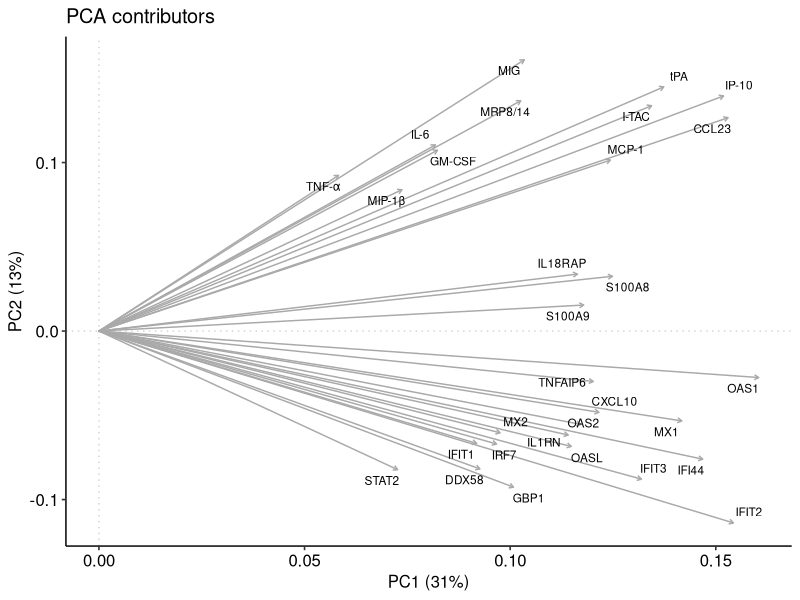
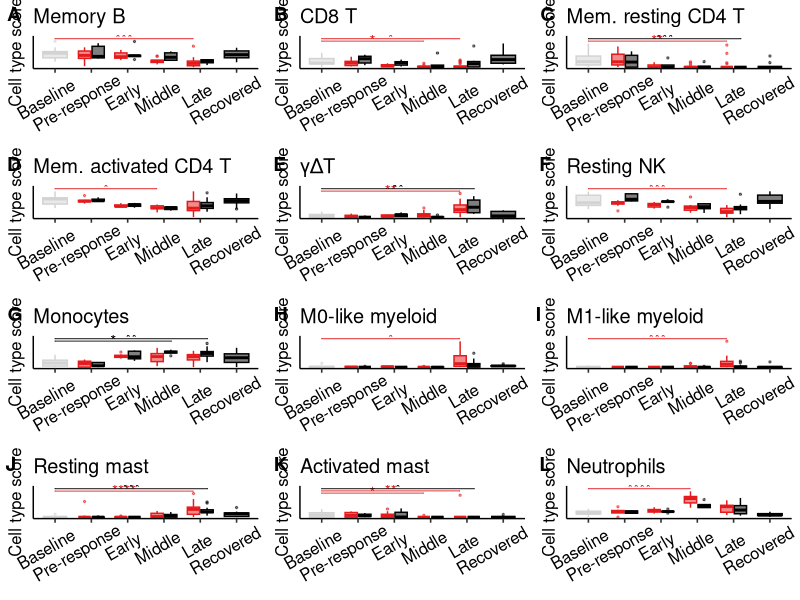
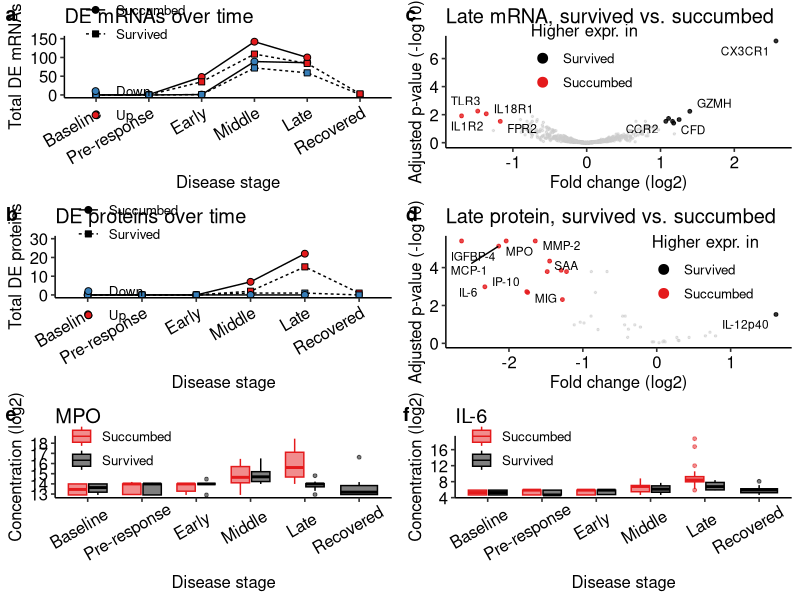
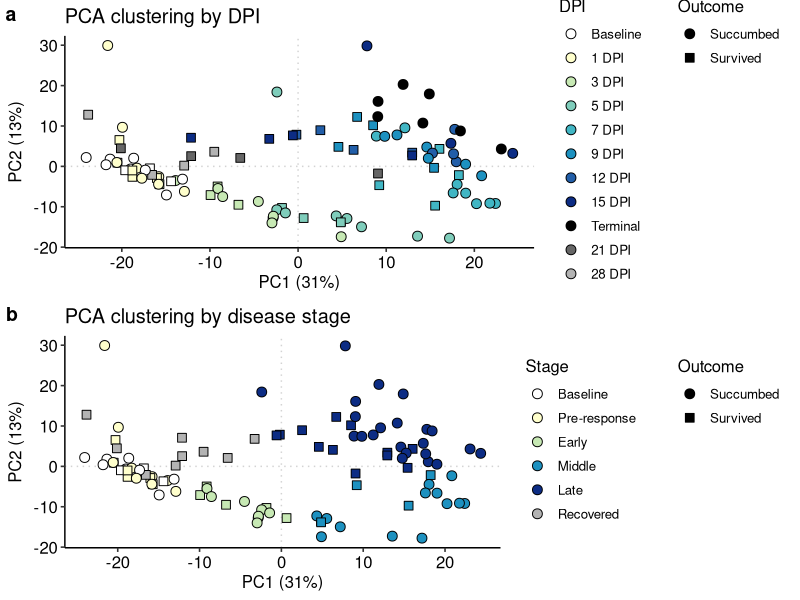
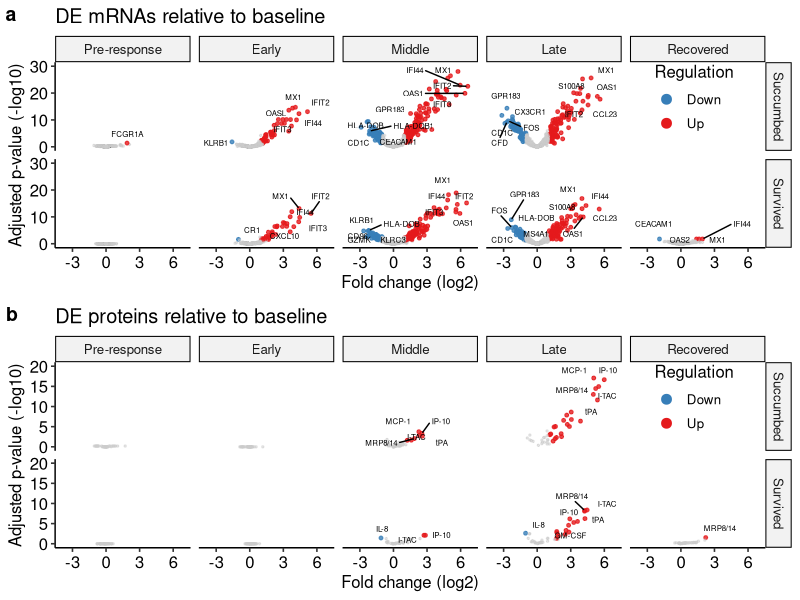

Generate these figures, in order, with R:
#!/usr/bin/env Rscript

## setup -----------------------------------------------------------------------
rm(list=ls(all.names=TRUE))
suppressPackageStartupMessages(library(tidyverse))
suppressPackageStartupMessages(library(edgeR))
theme_set(ggpubr::theme_pubr() +
            theme(legend.position="right",
                  legend.background=element_blank()))

# helper variables
outcome.shapes <- c(Succumbed=21, Survived=22)
outcome.cols <- c(Succumbed="#e41a1c", Survived="black")
daterange.cols <- c("Baseline"="white", 
                    "1 DPI"="#ffffcc",
                    "3 DPI"="#c7e9b4",
                    "5 DPI"="#7fcdbb",
                    "7 DPI"="#41b6c4",
                    "9 DPI"="#1d91c0",
                    "12 DPI"="#225ea8",
                    "15 DPI"="#0c2c84",
                    "Terminal"="black",
                    "21 DPI"="grey40",
                    "28 DPI"="grey70")
stage.cols <- c("Baseline"="white",
                "Pre-response"="#ffffcc",
                "Early"="#c7e9b4",
                "Middle"="#1d91c0",
                "Late"="#0c2c84",
                "Recovered"="grey70")
regulation.cols <- c(Up="#e41a1c", Down="#377eb8")
sample.days <- c(0, 1, 3, 5, 7, 9, 12, 15, 21, 28)

# figure lists
fig.main <- list()
fig.sup1 <- list()
fig.sup2 <- list()

# helper functions
get.results <- function(coef, diffexpr, psig=0.05, fsig=1) {
  # get results and loosely format
  rmat <- topTable(de, coef=coef, number=Inf, sort.by="logFC") %>%
          rownames_to_column("Gene") %>%
          mutate(coef=coef,
                 psig=(adj.P.Val < psig),
                 fsig=(abs(logFC) > fsig),
                 Significant=(psig & fsig)) %>%
          rename(lfc=logFC, padj=adj.P.Val) %>%
          select(Gene, lfc, padj, Significant, coef)
  # make a "regulation" column
  rmat$Regulation <- "None"
  rmat$Regulation[rmat$Significant & rmat$lfc > 0] <- "Up"
  rmat$Regulation[rmat$Significant & rmat$lfc < 0] <- "Down"
  # return the formatted data.frame
  return(rmat)
}

## inputs ----------------------------------------------------------------------
# metadata
meta <- readxl::read_excel("data.xlsx", "animals") # individual NHP info
meta <- readxl::read_excel("data.xlsx", "nanostring.samples") %>%
        left_join(meta, by="NHP") %>%
        mutate(Daterange=factor(Daterange, levels=names(daterange.cols)),
               Stage=factor(Stage, levels=names(stage.cols)),
               NHP=factor(NHP, levels=paste0("CYNO2-", 1:12)))

# mRNA counts (Nanostring)
mrna <- readxl::read_excel("data.xlsx", "nanostring.thresholded") %>%
        as.data.frame() %>%
        # remove spike-in probes
        filter(!str_detect(Gene, "^POS|NEG")) %>%
        column_to_rownames("Gene") %>%
        as.matrix()

# protein concentration (LEGENDplex)
prot <- readxl::read_excel("data.xlsx", "legendplex.concentration") %>%
        reshape2::melt(id.vars="ID", 
                       variable.name="Analyte", 
                       value.name="Concentration") %>%
        group_by(Analyte, ID) %>%
        summarise(Concentration=mean(Concentration),
                  .groups="drop") 
# update protein IDs to align with mRNA IDs
prot <- readxl::read_excel("data.xlsx", "legendplex.samples") %>%
        select(ID, NHP, DPI) %>%
        left_join(rename(meta, NewID=ID), by=c("NHP", "DPI")) %>%
        select(ID, NewID) %>%
        # add in concentration data
        left_join(prot, by="ID") %>%
        # pivot to wide format and use new IDs for column names
        reshape2::dcast(Analyte ~ NewID, value.var="Concentration") %>%
        column_to_rownames("Analyte") %>%
        as.matrix()

# add LP batch info to metadata
meta <- readxl::read_excel("data.xlsx", "legendplex.samples") %>%
        select(NHP, DPI, Batch) %>%
        left_join(meta, by=c("NHP", "DPI")) %>%
        arrange(ID)

# align rows and columns
meta <- filter(meta, ID %in% colnames(mrna), ID %in% colnames(prot))
mrna <- mrna[, meta$ID]
prot <- prot[, meta$ID]

# format mRNA counts
mrna <- mrna %>%
        DGEList() %>%
        normLibSizes()

# save non-log CPM for CIBERSORTx
mrna %>%
  cpm(log=FALSE) %>%
  as.data.frame() %>%
  rownames_to_column("Gene") %>%
  write.table("analysis/cibersort-input.tsv", sep="\t", row.names=FALSE)

## clustering with PCA ---------------------------------------------------------
# build model for LP batch correction
pca <- model.matrix(~0 + Stage, data=meta)

# remove LP batch effect, then combine to logCPM, then run PCA
pca <- prot %>%
        log2() %>%
        removeBatchEffect(batch=meta$Batch, design=pca) %>%
        rbind(cpm(mrna, log=TRUE)) %>%
        t() %>%
        prcomp()
# get PC contributions
pcs <- summary(pca)$importance["Proportion of Variance", 1:2]
pcs <- paste0(names(pcs), " (", round(100*pcs), "%)")
# get contributions
contribs <- pca$rotation %>%
            as.data.frame() %>%
            rownames_to_column("Gene") %>%
            select(Gene, PC1, PC2)
# plot PCA by DPI
pca <- pca$x %>%
        as.data.frame() %>%
        rownames_to_column("ID") %>%
        select(ID, PC1, PC2) %>%
        left_join(meta, by="ID")
fig.sup1$a <- pca %>%
              ggplot(aes(PC1, PC2)) +
              geom_hline(yintercept=0, linetype=3, col="lightgrey") +
              geom_vline(xintercept=0, linetype=3, col="lightgrey") +
              geom_point(aes(shape=Outcome, fill=Daterange), size=3) +
              scale_shape_manual(values=outcome.shapes) +
              scale_fill_manual(values=daterange.cols) +
              labs(x=pcs[1], y=pcs[2], title="PCA clustering by DPI") +
              guides(shape=guide_legend(override.aes=list(fill="black")),
                     fill=guide_legend("DPI", override.aes=list(pch=21), 
                                       order=1)) +
              theme(legend.box="horizontal")
# plot PCA by stage
fig.sup1$b <- pca %>%
              ggplot(aes(PC1, PC2)) +
              geom_hline(yintercept=0, linetype=3, col="lightgrey") +
              geom_vline(xintercept=0, linetype=3, col="lightgrey") +
              geom_point(aes(shape=Outcome, fill=Stage), size=3) +
              scale_shape_manual(values=outcome.shapes) +
              scale_fill_manual(values=stage.cols) +
              labs(x=pcs[1], y=pcs[2], title="PCA clustering by disease stage") +
              guides(shape=guide_legend(override.aes=list(fill="black")),
                     fill=guide_legend("Stage", override.aes=list(pch=21), 
                                       order=1)) +
              theme(legend.box="horizontal")
# plot the top 30 contributors by calculating hypoteneuse/magnitude
contribs %>%
  mutate(Magnitude=sqrt(PC1^2 + PC2^2)) %>%
  slice_max(n=30, order_by=Magnitude, with_ties=FALSE) %>%
  ggplot() +
  geom_vline(xintercept=0, linetype=3, col="lightgrey") +
  geom_hline(yintercept=0, linetype=3, col="lightgrey") +
  geom_segment(aes(x=0, y=0, xend=PC1, yend=PC2), col="darkgrey",
               arrow=arrow(length=unit(0.05, "in"))) +
  ggrepel::geom_text_repel(aes(PC1, PC2, label=Gene), 
                           size=3, col="black") +
  labs(x=pcs[1], y=pcs[2], title="PCA contributors")

# samples per stage for comparison
meta %>%
  group_by(Outcome, Stage) %>%
  summarise(Samples=n(),
            .groups="drop")

# clean up
rm(contribs, pca, pcs)

## differential expression analyses --------------------------------------------
# running the same comparisons for both mRNA and protein
grps <- interaction(meta$Outcome, meta$Stage) %>%
        droplevels()
grps <- factor(str_remove(grps, "-"), 
        levels=str_remove(levels(grps), "-"))
# using all pre-infection baseline to increase N
ctrs <- c(#1. survived over time
          "Survived.Preresponse-(Survived.Baseline+Succumbed.Baseline)/2",
          "Survived.Early-(Survived.Baseline+Succumbed.Baseline)/2",
          "Survived.Middle-(Survived.Baseline+Succumbed.Baseline)/2",
          "Survived.Late-(Survived.Baseline+Succumbed.Baseline)/2",
          "Survived.Recovered-(Survived.Baseline+Succumbed.Baseline)/2",
          #2. succumbed over time
          "Succumbed.Preresponse-(Survived.Baseline+Succumbed.Baseline)/2",
          "Succumbed.Early-(Survived.Baseline+Succumbed.Baseline)/2",
          "Succumbed.Middle-(Survived.Baseline+Succumbed.Baseline)/2",
          "Succumbed.Late-(Survived.Baseline+Succumbed.Baseline)/2",
          #3. survived vs. succumbed
          "Survived.Baseline-Succumbed.Baseline",
          "Survived.Preresponse-Succumbed.Preresponse",
          "Survived.Early-Succumbed.Early",
          "Survived.Middle-Succumbed.Middle",
          "Survived.Late-Succumbed.Late")

# mRNA: build model matrix; no batch effects here
modmat <- model.matrix(~0 + grps)
# format column names so they're human readable
colnames(modmat) <- str_remove(colnames(modmat), "^grps")
# run limma pipeline
de <- mrna %>%
      voom(modmat) %>%
      lmFit(modmat) %>%
      contrasts.fit(makeContrasts(contrasts=ctrs, levels=levels(grps))) %>%
      eBayes(robust=TRUE)
# get DE tables for each comparison over time (comps. to 0 DPI)
ns.res <- list()
ns.res$time <- colnames(de)[1:9] %>%
               lapply(get.results, diffexpr=de) %>%
               do.call(rbind, .) %>%
                # format outcome and daterange as factors
                mutate(Outcome=str_extract(coef, "^[^\\.]+"),
                       Group=str_extract(coef, "(?<=\\.)[^- ]+"),
                       Group=if_else(Group=="Preresponse", 
                                     "Pre-response", 
                                     Group),
                       Group=factor(Group, levels=names(stage.cols))) %>%
                select(Gene, Outcome, Group, Regulation,
                       lfc, padj, Significant)
write.csv(ns.res$time, "analysis/nanostring-timepoint.csv", row.names=FALSE)
# repeat for comparison between outcome at each time point
ns.res$outcome <- colnames(de)[c(10:14)] %>%
                  lapply(get.results, diffexpr=de) %>%
                  do.call(rbind, .) %>%
                  # change regulation to "higher expr in surv/succ"
                  # and format daterange
                  mutate(Regulation=factor(Regulation, 
                                           levels=c("Up", "None", "Down"),
                                           labels=c("Survived", "None", "Succumbed")),
                         Group=str_extract(coef, "(?<=\\.)[^ -]+"),
                         Group=if_else(Group=="Preresponse", 
                                       "Pre-response", 
                                       Group),
                         Group=factor(Group, levels=names(stage.cols))) %>%
                  select(Gene, Group, Regulation, lfc, padj, Significant)
write.csv(ns.res$outcome, "analysis/nanostring-outcome.csv", row.names=FALSE)
rm(modmat, de)

# LEGENDplex: build model matrix accounting for batch effect
modmat <- model.matrix(~0 + grps + meta$Batch)
# format column names so they're human readable
colnames(modmat) <- colnames(modmat) %>%
                    str_remove("^grps") %>%
                    str_remove("^meta\\$")
# run limma pipeline
de <- prot %>%
      log2() %>%
      lmFit(modmat) %>%
      contrasts.fit(makeContrasts(contrasts=ctrs, levels=colnames(modmat))) %>%
      eBayes(robust=TRUE)
# get DE tables for each comparison over time (comps. to 0 DPI)
lp.res <- list()
lp.res$time <- colnames(de)[1:9] %>%
                lapply(get.results, diffexpr=de) %>%
                do.call(rbind, .) %>%
                # format outcome and daterange as factors
                mutate(Outcome=str_extract(coef, "^[^\\.]+"),
                       Group=str_extract(coef, "(?<=\\.)[^ -]+"),
                       Group=if_else(Group=="Preresponse", 
                                     "Pre-response", 
                                     Group),
                       Group=factor(Group, levels=names(stage.cols))) %>%
                select(Gene, Outcome, Group, Regulation,
                       lfc, padj, Significant)
write.csv(lp.res$time, "analysis/legendplex-timepoint.csv", row.names=FALSE)
# repeat for comparison between outcome at each time point
lp.res$outcome <- colnames(de)[c(10:14)] %>%
                  lapply(get.results, diffexpr=de) %>%
                  do.call(rbind, .) %>%
                  # change regulation to "higher expr in surv/succ"
                  # and format daterange
                  mutate(Regulation=factor(Regulation, 
                                           levels=c("Up", "None", "Down"),
                                           labels=c("Survived", "None", "Succumbed")),
                         Group=str_extract(coef, "(?<=\\.)[^ -]+"),
                         Group=if_else(Group=="Preresponse", 
                                       "Pre-response", 
                                       Group),
                         Group=factor(Group, levels=names(stage.cols))) %>%
                  select(Gene, Group, Regulation, lfc, padj, Significant)
write.csv(lp.res$outcome, "analysis/legendplex-outcome.csv", row.names=FALSE)
rm(modmat, de, grps, ctrs)

## plot DEGs -------------------------------------------------------------------
# total DEGs over time
# first, generate our groups
x <- expand.grid(Group=names(stage.cols),
                 Outcome=names(outcome.cols),
                 Regulation=names(regulation.cols)) %>%
      filter(!(Outcome=="Succumbed" & Group=="Recovered"))
# Nanostring
fig.main$a <- ns.res$time %>%
              filter(Significant) %>%
              group_by(Outcome, Group, Regulation) %>%
              summarise(Genes=n(),
                        .groups="drop") %>%
              full_join(x, by=c("Outcome", "Group", "Regulation")) %>%
              replace_na(list(Genes=0)) %>%
              ggplot(aes(Group, Genes)) +
              geom_line(aes(linetype=Outcome, 
                            group=interaction(Outcome, Regulation))) +
              geom_point(aes(shape=Outcome, fill=Regulation), size=2) +
              scale_shape_manual(NULL, values=outcome.shapes) +
              scale_fill_manual(NULL, values=regulation.cols) +
              scale_y_continuous("Total DE mRNAs", limits=c(NA, 150)) +
              guides(shape=guide_legend(override.aes=list(fill="black"),
                                        order=1),
                     linetype=guide_legend(title=NULL, order=1),
                     fill=guide_legend(override.aes=list(pch=21))) +
              labs(x="Disease stage", title="DE mRNAs over time") +
              theme(axis.text.x=element_text(angle=30, hjust=1),
                    legend.position=c(0.22, 0.57))
# LEGENDplex
fig.main$b <- lp.res$time %>%
              filter(Significant) %>%
              group_by(Outcome, Group, Regulation) %>%
              summarise(Genes=n(),
                        .groups="drop") %>%
              full_join(x, by=c("Outcome", "Group", "Regulation")) %>%
              replace_na(list(Genes=0)) %>%
              ggplot(aes(Group, Genes)) +
              geom_line(aes(linetype=Outcome, 
                            group=interaction(Outcome, Regulation))) +
              geom_point(aes(shape=Outcome, fill=Regulation), size=2) +
              scale_shape_manual(NULL, values=outcome.shapes) +
              scale_fill_manual(NULL, values=regulation.cols) +
              scale_y_continuous("Total DE proteins", limits=c(NA, 30)) +
              guides(shape=guide_legend(override.aes=list(fill="black"), 
                                        order=1),
                     linetype=guide_legend(title=NULL, order=1),
                     fill=guide_legend(override.aes=list(pch=21))) +
              labs(x="Disease stage", title="DE proteins over time") +
              theme(axis.text.x=element_text(angle=30, hjust=1),
                    legend.position=c(0.22, 0.57))
rm(x)

# volcano nanostring
topgenes <- ns.res$time %>%
            filter(Significant) %>%
            group_by(Regulation, Group, Outcome) %>%
            top_n(n=5, wt=abs(lfc)) %>%
            ungroup()
fig.sup2$a <- ns.res$time %>%
              ggplot(aes(lfc, -log10(padj))) +
              geom_point(aes(col=Regulation, alpha=Significant, size=Regulation)) +
              scale_size_manual(values=c(Up=1, Down=1), na.value=0.5) +
              scale_alpha_manual(values=c("TRUE"=0.8, "FALSE"=0.5)) +
              scale_color_manual(values=regulation.cols, na.value="grey80") + 
              ggrepel::geom_text_repel(data=topgenes, aes(label=Gene), size=2) +
              scale_x_continuous("Fold change (log2)", limits=c(-4, 7), 
                                 breaks=c(-3, 0, 3, 6)) +
              scale_y_continuous("Adjusted p-value (-log10)", limits=c(0, 30)) +
              facet_grid(Outcome~Group) +
              labs(title="DE mRNAs relative to baseline") +
              guides(alpha="none",
                     color=guide_legend(override.aes=list(size=3))) +
              theme(legend.position=c(0.9, 0.8))
# volcano legendplex
topgenes <- lp.res$time %>%
            filter(Significant) %>%
            group_by(Regulation, Group, Outcome) %>%
            top_n(n=5, wt=abs(lfc)) %>%
            ungroup()
fig.sup2$b <- lp.res$time %>%
              ggplot(aes(lfc, -log10(padj))) +
              geom_point(aes(col=Regulation, alpha=Significant, size=Regulation)) +
              scale_size_manual(values=c(Up=1, Down=1), na.value=0.5) +
              scale_alpha_manual(values=c("TRUE"=0.8, "FALSE"=0.5)) +
              scale_color_manual(values=regulation.cols, na.value="grey80") + 
              ggrepel::geom_text_repel(data=topgenes, aes(label=Gene), size=2) +
              scale_x_continuous("Fold change (log2)", limits=c(-4, 7), 
                                 breaks=c(-3, 0, 3, 6)) +
              scale_y_continuous("Adjusted p-value (-log10)", limits=c(0, 20)) +
              facet_grid(Outcome~Group) +
              labs(title="DE proteins relative to baseline") +
              guides(alpha="none",
                     color=guide_legend(override.aes=list(size=3))) +
              theme(legend.position=c(0.9, 0.8))

# outcome volcano: nanostring (late only)
topgenes <- ns.res$outcome %>%
            filter(Significant) %>%
            group_by(Group, Regulation) %>%
            top_n(n=8, wt=abs(lfc)) %>%
            ungroup()
fig.main$c <- ns.res$outcome %>%
              filter(Group %in% topgenes$Group) %>%
              ggplot(aes(lfc, -log10(padj))) +
              geom_point(aes(col=Regulation, alpha=Significant, size=Regulation)) +
              scale_size_manual("Higher expr. in", values=c(Survived=1, Succumbed=1), 
                                na.value=0.5) +
              scale_alpha_manual(values=c("TRUE"=0.8, "FALSE"=0.5)) +
              scale_color_manual("Higher expr. in", values=outcome.cols, 
                                 na.value="grey80") +
              ggrepel::geom_text_repel(data=topgenes, aes(label=Gene), size=3) +
              labs(x="Fold change (log2)",
                   y="Adjusted p-value (-log10)",
                   title="Late mRNA, survived vs. succumbed") +
              guides(alpha="none",
                     color=guide_legend(override.aes=list(size=3))) +
              theme(legend.position=c(0.4, 0.8))
# outcome volcano: legendplex (late only)
topgenes <- lp.res$outcome %>%
            filter(Significant) %>%
            group_by(Group, Regulation) %>%
            top_n(n=8, wt=abs(lfc)) %>%
            ungroup()
fig.main$d <- lp.res$outcome %>%
              filter(Group %in% topgenes$Group) %>%
              ggplot(aes(lfc, -log10(padj))) +
              geom_point(aes(col=Regulation, alpha=Significant, size=Regulation)) +
              scale_size_manual("Higher expr. in", values=c(Survived=1, Succumbed=1), 
                                na.value=0.5) +
              scale_alpha_manual(values=c("TRUE"=0.8, "FALSE"=0.5)) +
              scale_color_manual("Higher expr. in", values=outcome.cols, 
                                 na.value="grey80") +
              ggrepel::geom_text_repel(data=topgenes, aes(label=Gene), size=3) +
              labs(x="Fold change (log2)",
                   y="Adjusted p-value (-log10)",
                   title="Late protein, survived vs. succumbed") +
              guides(alpha="none",
                     color=guide_legend(override.aes=list(size=3))) +
              theme(legend.position=c(0.75, 0.7))
rm(topgenes)

## cibersort -------------------------------------------------------------------
cibx <- read.csv("analysis/cibersort-output.csv", check.names=FALSE) %>%
        rename(ID=Mixture) %>%
        filter(`P-value` < 0.05) %>%
        select(-`P-value`, -Correlation, -RMSE, -starts_with("Absolute score"),
               -`Naïve B`, -`Tfh`, -`Tregs`, -`Activated NK`) %>%
        reshape2::melt(id.vars="ID", 
                       variable.name="Celltype", 
                       value.name="Score") %>%
        left_join(meta, by="ID") %>%
        # remove outcome from naive samples
        mutate(Outcome=if_else(Stage=="Baseline", "Baseline", Outcome),
               Subgroup=interaction(Stage, Outcome))

# for each cell type, run KW test. Only run stats on cell types that pass
pval <- cibx %>%
        group_by(Celltype) %>%
        rstatix::kruskal_test(Score ~ Subgroup) %>%
        filter(p < 0.05) %>%
        select(Celltype) %>%
        # add back just the data from the filtered cell types
        left_join(cibx, by="Celltype") %>%
        group_by(Celltype) %>%
        # run Dunn's test for post-hoc
        rstatix::dunn_test(Score ~ Subgroup) %>%
        # keep only comparisons that are significant AND (1) comparison to 
        # baseline or (2) comparison of outcome at the same time
        mutate(Group.g1=str_extract(group1, "^[^\\.]+"),
               Group.g2=str_extract(group2, "^[^\\.]+"),
               Outcome.g1=str_extract(group1, "(?<=\\.).+$"),
               Outcome.g2=str_extract(group2, "(?<=\\.).+$")) %>%
        filter(p.adj < 0.05,
               (Group.g1=="Baseline" | Group.g1==Group.g2)) %>%
        # use group and outcome to define x position
        mutate(xmin=as.integer(factor(Group.g1, levels=names(stage.cols))),
               xmax=as.integer(factor(Group.g2, levels=names(stage.cols))),
               toggle.xmin=factor(Outcome.g1, 
                                  levels=c("Succumbed", "Survived", "Baseline"),
                                  labels=c(-0.2, 0.2, 0)),
               toggle.xmin=as.numeric(as.character(toggle.xmin)),
               toggle.xmax=factor(Outcome.g2, 
                                  levels=c("Succumbed", "Survived"),
                                  labels=c(-0.2, 0.2)),
               toggle.xmax=as.numeric(as.character(toggle.xmax)),
               xmin=xmin+toggle.xmin,
               xmax=xmax+toggle.xmax)

# plot each cell type with significant changes
cibx <- unique(pval$Celltype) %>%
        lapply(function(i) {
          # build the basic plot
          plt <- cibx %>%
            filter(Celltype==i) %>%
            ggplot(aes(Stage, Score)) +
            geom_boxplot(aes(group=Subgroup, col=Outcome, fill=Outcome), 
                         alpha=0.5, outlier.size=0.5, outlier.shape=21) 
          
          # subset the pvals and set our increment
          p <- filter(pval, Celltype==i)
          increment <- cibx[cibx$Celltype==i, "Score"] %>% 
            range() %>% 
            diff()
          increment <- 0.1 * increment
          
          # if there are outcome differences, add them
          if(nrow(filter(p, Group.g1 != "Baseline")) > 0) {
            comp <- p %>%
              filter(Group.g1 != "Baseline") %>%
              rstatix::add_y_position(scales="free_y", step.increase=0)
            plt <- plt + ggpubr::stat_pvalue_manual(data=comp, label="p.adj.signif", 
                                                    tip.length=0,
                                                    bracket.nudge.y=increment/2)
          }
          
          # if there are baseline differences, add them
          if("Baseline" %in% p$Group.g1) {
            comp <- filter(p, Group.g1=="Baseline")
            comp$y.position <- increment * 1:nrow(comp)
            comp$y.position <- comp$y.position + max(cibx[cibx$Celltype==i, "Score"])
            plt <- plt + ggpubr::stat_pvalue_manual(data=comp, label="p.adj.signif", 
                                                    tip.length=0, color="Outcome.g2")
          }
          
          # finish formatting the plot
          plt +
            scale_color_manual(values=outcome.cols, na.value="lightgrey") +
            scale_fill_manual(values=outcome.cols, na.value="lightgrey") +
            scale_y_continuous("Cell type score", expand=expansion(c(0.05, 0.1))) +
            labs(x=NULL, title=i) +
            theme(legend.position="none",
                  axis.ticks.y=element_blank(),
                  axis.text.y=element_blank(),
                  axis.text.x=element_text(angle=30, hjust=0.7, vjust=0.8))
        })
names(cibx) <- unique(pval$Celltype)

# plot all
cowplot::plot_grid(plotlist=cibx, labels="AUTO", ncol=3)

# clean up
rm(cibx, pval)

## selected expression ---------------------------------------------------------
# LEGENDplex: use log2-linearized, batch-corrected matrix
log.prot <- model.matrix(~0 + Stage, data=meta)
log.prot <- prot %>%
            log2() %>%
            removeBatchEffect(batch=meta$Batch, design=log.prot) %>%
            as.data.frame() %>%
            rownames_to_column("Analyte") %>%
            reshape2::melt(id.vars="Analyte",
                           variable.name="ID",
                           value.name="Concentration") %>%
            left_join(meta, by="ID")

# MPO
fig.main$e <- log.prot %>%
              filter(Analyte=="MPO") %>%
              ggplot(aes(Stage, Concentration)) +
              geom_boxplot(aes(group=interaction(Stage, Outcome), 
                               col=Outcome, fill=Outcome), 
                           alpha=0.5, outlier.size=1, outlier.shape=21) +
              scale_color_manual(NULL, values=outcome.cols) +
              scale_fill_manual(NULL, values=outcome.cols) +
              labs(x="Disease stage", y="Concentration (log2)", title="MPO") +
              theme(axis.text.x=element_text(angle=30, hjust=0.7, vjust=0.8),
                    legend.position=c(0.2, 0.8))

# MPO
fig.main$f <- log.prot %>%
              filter(Analyte=="IL-6") %>%
              ggplot(aes(Stage, Concentration)) +
              geom_boxplot(aes(group=interaction(Stage, Outcome), 
                               col=Outcome, fill=Outcome), 
                           alpha=0.5, outlier.size=1, outlier.shape=21) +
              scale_color_manual(NULL, values=outcome.cols) +
              scale_fill_manual(NULL, values=outcome.cols) +
              labs(x="Disease stage", y="Concentration (log2)", title="IL-6") +
              theme(axis.text.x=element_text(angle=30, hjust=0.7, vjust=0.8),
                    legend.position=c(0.2, 0.8))

# clean up
rm(log.prot)

## build and save figures ------------------------------------------------------
# main figure
cowplot::plot_grid(fig.main$a, fig.main$c, 
                   fig.main$b, fig.main$d, 
                   fig.main$e, fig.main$f, 
                   ncol=2, labels=c("a", "c", "b", "d", "e", "f"))
ggsave("analysis/figure-main.pdf", units="in", width=7.5, height=10)

# supplemental fig #1
cowplot::plot_grid(plotlist=fig.sup1, labels=names(fig.sup1), ncol=1)
ggsave("analysis/figure-sup1.pdf", units="in", width=7.5, height=6)

# supplemental fig #2
cowplot::plot_grid(plotlist=fig.sup2, labels=names(fig.sup2), ncol=1)
ggsave("analysis/figure-sup2.pdf", units="in", width=7.5, height=6)

## fin! ------------------------------------------------------------------------
sessionInfo()
